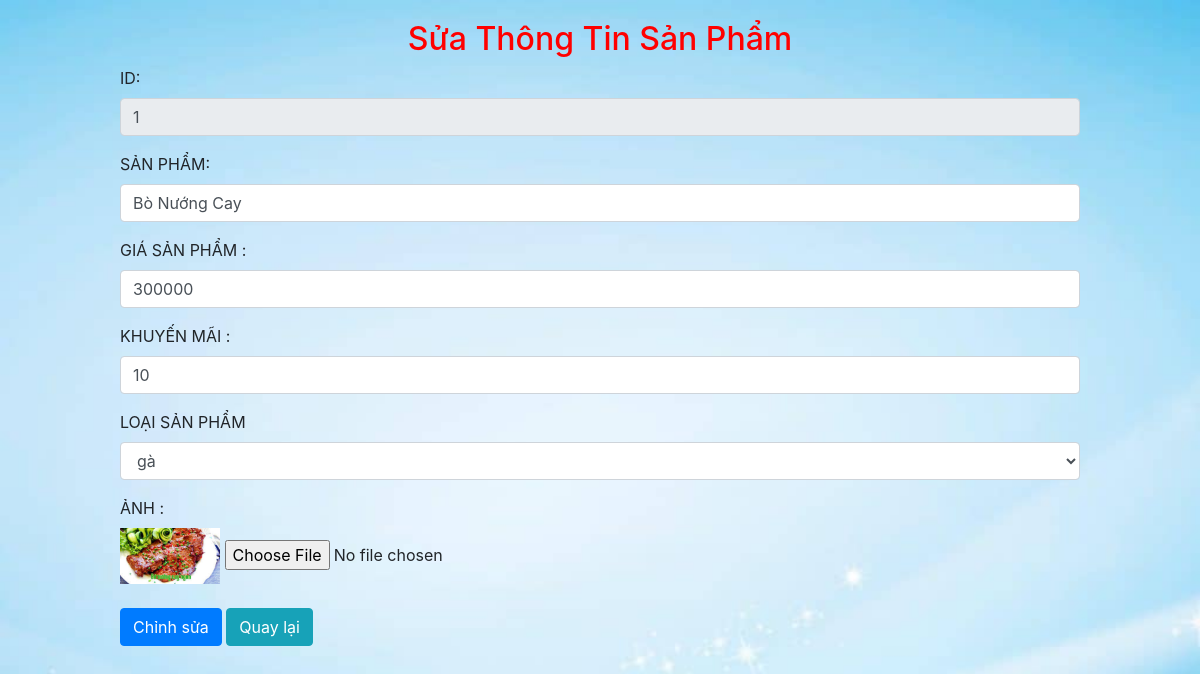
Screenshot of /php/edit_manage_product.php?id=1 (signed in) with the database file from the repository.
### tables this page shows
CREATE TABLE `sp` (
  `id_sp` int(11) NOT NULL,
  `ten_sp` varchar(50) NOT NULL,
  `gia_sp` float NOT NULL,
  `khuyenmai_sp` float NOT NULL,
  `giakhuyenmai_sp` float NOT NULL,
  `img_sp` text NOT NULL,
  `loai_sp` varchar(50) NOT NULL,
  `trangthai` int(11) NOT NULL DEFAULT 1
);

### php/edit_manage_product.php (the view, shortened to what this page needs)
<?php
    require("connect.php");
    $id =$_GET['id'];
    $sql = "SELECT * FROM sp WHERE id_sp= $id";
    $result = mysqli_query($conn,$sql);
    $row = mysqli_fetch_array($result);
      $id_sp=$row['id_sp'];
      $ten_sp = $row['ten_sp'];
      $gia_sp = $row['gia_sp'];
      $khuyenmai_sp = $row['khuyenmai_sp'];
      $file = $row['img_sp'];
?>
<!DOCTYPE html>
<html lang="en">
<head>
  <?php  require("../css/style.php")?>
  <link rel="stylesheet" href="../css/style.css">
  <link rel="stylesheet" href="../css/admin.css">
</head>
<body>
<form style="margin:auto;width:80%;padding-top:20px;" action='' method='post'  enctype="multipart/form-data">
        <h2 style="text-align:center; color:red;">Sửa Thông Tin Sản Phẩm</h2>
        <div class="form-group">
            <label for="exampleFormControlInput1">ID:</label>
            <input type="text" class="form-control"   name="id_sp"  readonly value="<?php echo  $id_sp;?>">
        </div>
        <div class="form-group">
            <label for="exampleFormControlInput1">SẢN PHẨM:</label>
            <input type="text" class="form-control"   name="ten_sp" value="<?php echo  $ten_sp;?>">
        </div>
        <div class="form-group">
            <label for="exampleFormControlInput1">GIÁ SẢN PHẨM :</label>
            <input type="text" class="form-control"   name="gia_sp" value="<?php echo  $gia_sp;?>"/>
        </div>
        <div class="form-group">
            <label for="exampleFormControlInput1">KHUYẾN MÃI :</label>
            <input type="khuyenmai_sp" class="form-control"  placeholder="0$" name="khuyenmai_sp" value="<?php echo  $khuyenmai_sp;?>"/>
        </div>
        <div class="form-group">
            <label for="exampleFormControlSelect1">LOẠI SẢN PHẨM</label>
            <select class="form-control" name='loai_sp' >
            <option value='1' >gà</option>
            </select>
        </div>
        <label class="" > ẢNH :</label>
        <div class="mb-4">
           <img id="image-product" style="width: 100px;" src="<?php echo "../image/".$file ?>" alt="your image" />
        <input type="file" name="img">
        </div>
        <button type="submit" class="btn btn-primary button " name="submit">Chỉnh sửa</button>
        <a href="manage_product.php" class="btn btn-info">Quay lại</a>
</form>
</body>
</html>

### css/style.css (style rules this page uses)
* { margin: 0; padding: 0; }

### css/admin.css (style rules this page uses)
body { background-image: url("../image/bg.jpg"); background-size: cover; background-repeat: no-repeat }

### css/style.php (style rules this page uses)
body,html { width: 100% !important; margin: 0px !important; padding: 0px !important; overflow-x: hidden !important; }

### rows the page displays
sp: id_sp "1", ten_sp "Bò Nướng Cay", gia_sp "300000", khuyenmai_sp "10", img_sp (picture)
